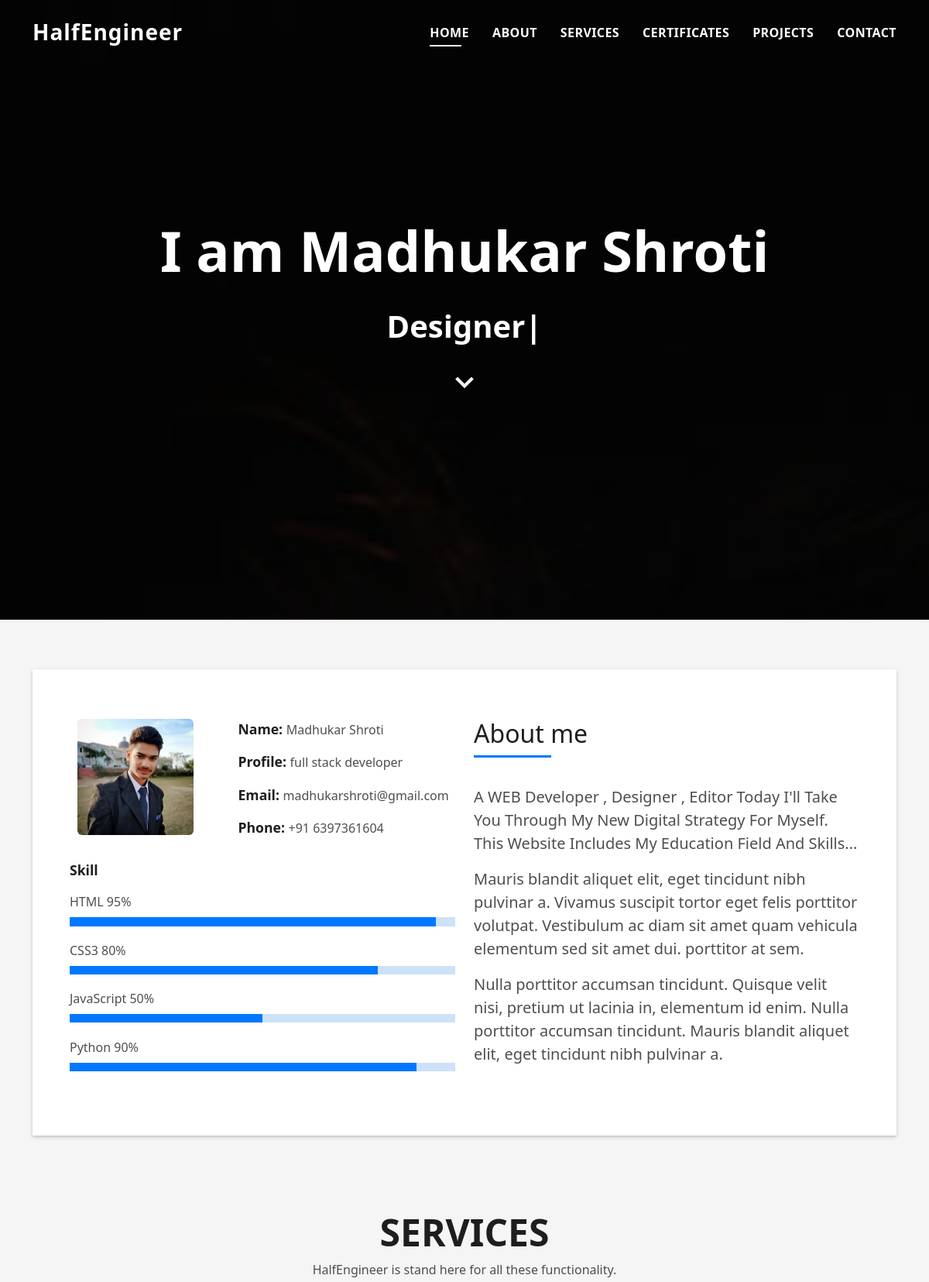
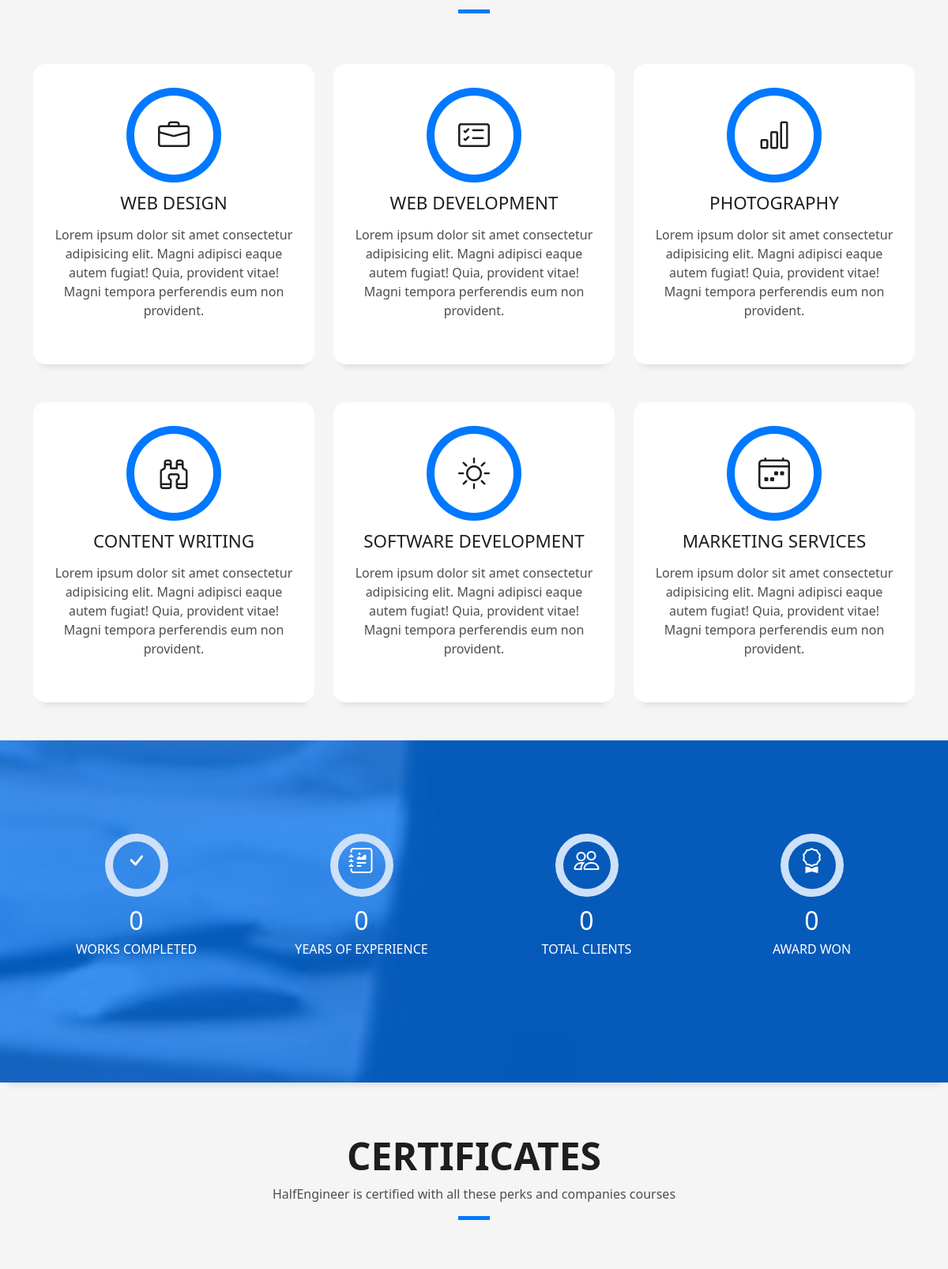
The page / (upper part) on the database its author committed (2 pictures, top to bottom).
### ServicesView/models.py (models this page shows)
class ServicesSec(models.Model):
    prject_id = models.AutoField
    icon = models.CharField(max_length=50)
    Service = models.CharField(max_length=100)
    ServiceDetail = models.TextField()

### MyPortfolio/views.py (the view)
# urls.py: path('',views.index,name='index')
def index(request):
    Projectsdata= ProjectShow.objects.all()
    ServicesData= ServicesSec.objects.all()
    CertificatesData= Certificate.objects.all()
    print(Projectsdata)
    data={
        'Projectsdata':Projectsdata,
        'ServicesData':ServicesData,
        'CertificatesData':CertificatesData
    }
    return render(request,'index.html',data)

### Projects/models.py (called while the page is built)
    def __str__(self):
        return self.project_name

### templates/index.html (shortened to what this page needs)
{% load static %}
<!DOCTYPE html>
<html lang="en">
  <head>
    <link
      href=" {% static 'assets/vendor/bootstrap/css/bootstrap.min.css' %}"
      rel="stylesheet"
    />
    <link
      href=" {% static 'assets/vendor/bootstrap-icons/bootstrap-icons.css' %}"
      rel="stylesheet"
    />
    <link
      href=" {% static 'assets/vendor/glightbox/css/glightbox.min.css' %}"
      rel="stylesheet"
    />
    <link
      href=" {% static 'assets/vendor/boxicons/css/boxicons.min.css' %}"
      rel="stylesheet"
    />
    <link
      href=" {% static 'assets/vendor/swiper/swiper-bundle.min.css' %}"
      rel="stylesheet"
    />
    <link href=" {% static 'assets/css/style.css' %}" rel="stylesheet" />
  </head>
  <body>
    <header id="header" class="fixed-top">
      <div class="container d-flex align-items-center justify-content-between">
        <h1 class="logo"><a href="index.html">HalfEngineer</a></h1>
        <nav id="navbar" class="navbar">
          <ul>
            <li><a class="nav-link scrollto active" href="#hero">Home</a></li>
            <li><a class="nav-link scrollto" href="#about">About</a></li>
            <li><a class="nav-link scrollto" href="#services">Services</a></li>
            <li><a class="nav-link scrollto" href="#work">Certificates</a></li>
            <li><a class="nav-link scrollto" href="#blog">Projects</a></li>
            <li><a class="nav-link scrollto" href="#contact">Contact</a></li>
          </ul>
        </nav>
      </div>
    </header>
    <div
      id="hero"
      class="hero route bg-image"
      style="background-image: url( {% static 'assets/img/hero-bg.jpg)' %}"
    >
      <div class="overlay-itro"></div>
      <div class="hero-content display-table">
        <div class="table-cell">
          <div class="container">
            <h1 class="hero-title mb-4">I am Madhukar Shroti</h1>
            <p class="hero-subtitle">
              <span
                class="typed"
                data-typed-items="Designer, Developer, Freelancer, Photographer"
              ></span>
            </p>
            <a href="#about" class="btn-scroll scrollto" title="Scroll Down"
              ><i class="bx fs-1 color-d bx-chevron-down topup"></i
            ></a>
          </div>
        </div>
      </div>
    </div>
    <main id="main">
      <section id="about" class="about-mf sect-pt4 route">
        <div class="container">
          <div class="row">
            <div class="col-sm-12">
              <div class="box-shadow-full">
                <div class="row">
                  <div class="col-md-6">
                    <div class="row">
                      <div class="col-sm-6 col-md-5">
                        <div class="about-img">
                          <img
                            src=" {% static 'assets/img/testimonial-2.jpg' %}"
                            class="img-fluid rounded b-shadow-a"
                            alt=""
                          />
                        </div>
                      </div>
                      <div class="col-sm-6 col-md-7">
                        <div class="about-info">
                          <p>
                            <span class="title-s">Name: </span>
                            <span>Madhukar Shroti</span>
                          </p>
                          <p>
                            <span class="title-s">Profile: </span>
                            <span>full stack developer</span>
                          </p>
                          <p>
                            <span class="title-s">Email: </span>
                            <span>madhukarshroti@gmail.com</span>
                          </p>
                          <p>
                            <span class="title-s">Phone: </span>
                            <span>+91 6397361604</span>
                          </p>
                        </div>
                      </div>
                    </div>
                    <div class="skill-mf">
                      <p class="title-s">Skill</p>
                      <span>HTML</span> <span class="pull-right">95%</span>
                      <div class="progress">
                        <div
                          class="progress-bar"
                          role="progressbar"
                          style="width: 95%"
                          aria-valuenow="85"
                          aria-valuemin="0"
                          aria-valuemax="100"
                        ></div>
                      </div>
                      <span>CSS3</span> <span class="pull-right">80%</span>
                      <div class="progress">
                        <div
                          class="progress-bar"
                          role="progressbar"
                          style="width: 80%"
                          aria-valuenow="75"
                          aria-valuemin="0"
                          aria-valuemax="100"
                        ></div>
                      </div>
                      <span>JavaScript</span>
                      <span class="pull-right">50%</span>
                      <div class="progress">
                        <div
                          class="progress-bar"
                          role="progressbar"
                          style="width: 50%"
                          aria-valuenow="50"
                          aria-valuemin="0"
                          aria-valuemax="100"
                        ></div>
                      </div>
                      <span>Python</span> <span class="pull-right">90%</span>
                      <div class="progress">
                        <div
                          class="progress-bar"
                          role="progressbar"
                          style="width: 90%"
                          aria-valuenow="90"
                          aria-valuemin="0"
                          aria-valuemax="100"
                        ></div>
                      </div>
                    </div>
                  </div>
                  <div class="col-md-6">
                    <div class="about-me pt-4 pt-md-0">
                      <div class="title-box-2">
                        <h5 class="title-left">About me</h5>
                      </div>
                      <p class="lead">
                        A WEB Developer , Designer , Editor Today I'll Take You
                        Through My New Digital Strategy For Myself. This Website
                        Includes My Education Field And Skills...
                      </p>
                      <p class="lead">
                        Mauris blandit aliquet elit, eget tincidunt nibh
                        pulvinar a. Vivamus suscipit tortor eget felis porttitor
                        volutpat. Vestibulum ac diam sit amet quam vehicula
                        elementum sed sit amet dui. porttitor at sem.
                      </p>
                      <p class="lead">
                        Nulla porttitor accumsan tincidunt. Quisque velit nisi,
                        pretium ut lacinia in, elementum id enim. Nulla
                        porttitor accumsan tincidunt. Mauris blandit aliquet
                        elit, eget tincidunt nibh pulvinar a.
                      </p>
                    </div>
                  </div>
                </div>
              </div>
            </div>
          </div>
        </div>
      </section>
      <section id="services" class="services-mf pt-5 route">
        <div class="container">
          <div class="row">
            <div class="col-sm-12">
              <div class="title-box text-center">
                <h3 class="title-a">Services</h3>
                <p class="subtitle-a">
                  HalfEngineer is stand here for all these functionality.
                </p>
                <div class="line-mf"></div>
              </div>
            </div>
          </div>
          <div class="row">
            {% for n in ServicesData %}
            <div class="col-md-4">
              <div class="service-box">
                <div class="service-ico">
                  <span class="ico-circle"><i class="{{n.icon}}"></i></span>
                </div>
                <div class="service-content">
                  <h2 class="s-title">{{n.Service}}</h2>
                  <p class="s-description text-center">{{n.ServiceDetail}}</p>
                </div>
              </div>
            </div>
            {% endfor %}
          </div>
        </div>
      </section>
      <div
        class="section-counter paralax-mf bg-image"
        style="background-image: url( {% static 'assets/img/counters-bg.jpg)' %}"
      >
        <div class="overlay-mf"></div>
        <div class="container position-relative">
          <div class="row">
            <div class="col-sm-3 col-lg-3">
              <div class="counter-box counter-box pt-4 pt-md-0">
                <div class="counter-ico">
                  <span class="ico-circle"><i class="bi bi-check"></i></span>
                </div>
                <div class="counter-num">
                  <p
                    data-purecounter-start="0"
                    data-purecounter-end="70"
                    data-purecounter-duration="1"
                    class="counter purecounter"
                  ></p>
                  <span class="counter-text">WORKS COMPLETED</span>
                </div>
              </div>
            </div>
            <div class="col-sm-3 col-lg-3">
              <div class="counter-box pt-4 pt-md-0">
                <div class="counter-ico">
                  <span class="ico-circle"
                    ><i class="bi bi-journal-richtext"></i
                  ></span>
                </div>
                <div class="counter-num">
                  <p
                    data-purecounter-start="0"
                    data-purecounter-end="5"
                    data-purecounter-duration="1"
                    class="counter purecounter"
                  ></p>
                  <span class="counter-text">YEARS OF EXPERIENCE</span>
                </div>
              </div>
            </div>
            <div class="col-sm-3 col-lg-3">
              <div class="counter-box pt-4 pt-md-0">
                <div class="counter-ico">
                  <span class="ico-circle"><i class="bi bi-people"></i></span>
                </div>
                <div class="counter-num">
                  <p
                    data-purecounter-start="0"
                    data-purecounter-end="110"
                    data-purecounter-duration="1"
                    class="counter purecounter"
                  ></p>
                  <span class="counter-text">TOTAL CLIENTS</span>
                </div>
              </div>
            </div>
            <div class="col-sm-3 col-lg-3">
              <div class="counter-box pt-4 pt-md-0">
                <div class="counter-ico">
                  <span class="ico-circle"><i class="bi bi-award"></i></span>
                </div>
                <div class="counter-num">
                  <p
                    data-purecounter-start="0"
                    data-purecounter-end="12"
                    data-purecounter-duration="1"
                    class="counter purecounter"
                  ></p>
                  <span class="counter-text">AWARD WON</span>
                </div>
              </div>
            </div>
          </div>
        </div>
      </div>
      <section id="work" class="portfolio-mf sect-pt4 route">
        <div class="container">
          <div class="row">
            <div class="col-sm-12">
              <div class="title-box text-center">
                <h3 class="title-a">Certificates</h3>
                <p class="subtitle-a">
                  HalfEngineer is certified with all these perks and companies
                  courses
                </p>
                <div class="line-mf"></div>
              </div>
            </div>
          </div>
        </div>
      </section>
    </main>
  </body>
</html>

### templates/index.html (style rules this page uses)
.topup { font-size: 50px !important; -webkit-animation: spin 0.8s linear infinite; animation: spin 0.8s linear infinite; }

### rows shown on the page
ServicesSec: Service "WEB DESIGN", ServiceDetail "Lorem ipsum dolor sit amet consectetur adipisicing elit. Magni adipisci eaque autem fugiat! Quia, provident vitae! Magni tempora perferendis eum non provident."
ServicesSec: Service "WEB DEVELOPMENT", ServiceDetail "Lorem ipsum dolor sit amet consectetur adipisicing elit. Magni adipisci eaque autem fugiat! Quia, provident vitae! Magni tempora perferendis eum non provident."
ServicesSec: Service "PHOTOGRAPHY", ServiceDetail "Lorem ipsum dolor sit amet consectetur adipisicing elit. Magni adipisci eaque autem fugiat! Quia, provident vitae! Magni tempora perferendis eum non provident."
ServicesSec: Service "CONTENT WRITING", ServiceDetail "Lorem ipsum dolor sit amet consectetur adipisicing elit. Magni adipisci eaque autem fugiat! Quia, provident vitae! Magni tempora perferendis eum non provident."
ServicesSec: Service "SOFTWARE DEVELOPMENT", ServiceDetail "Lorem ipsum dolor sit amet consectetur adipisicing elit. Magni adipisci eaque autem fugiat! Quia, provident vitae! Magni tempora perferendis eum non provident."
ServicesSec: Service "MARKETING SERVICES", ServiceDetail "Lorem ipsum dolor sit amet consectetur adipisicing elit. Magni adipisci eaque autem fugiat! Quia, provident vitae! Magni tempora perferendis eum non provident."
